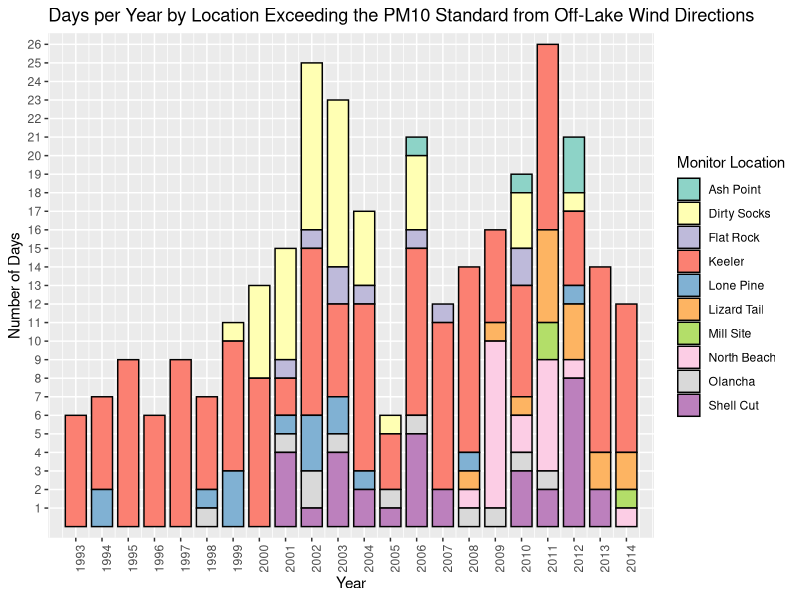
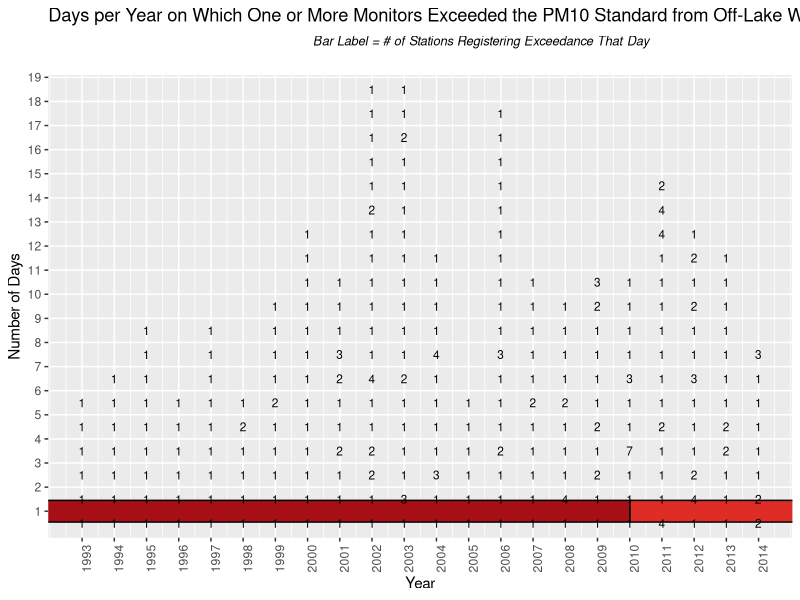
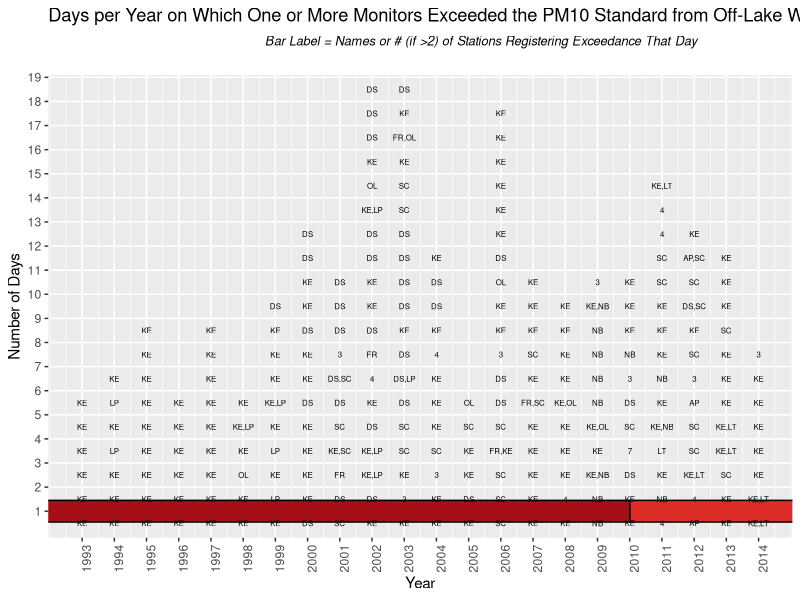

Here is the R script that generated these plots, in order:
library(plyr)
library(dplyr)
library(ggplot2)

df1 <- read.csv(file="./data/exceed_pm10.csv")
df1$site <- factor(df1$site, levels=c("AP", "DS", "FR", "KE", "LP", "LT",
                                      "MI", "NB", "OL", "SC"), 
                   labels=c("Ash Point", "Dirty Socks", "Flat Rock", 
                            "Keeler", "Lone Pine", "Lizard Tail", 
                            "Mill Site", "North Beach", "Olancha", 
                            "Shell Cut"))

temp <- df1 %>% group_by(year) %>% 
  summarize(count = length(pm10))
p1 <- df1 %>% 
  ggplot(aes(year)) +
  geom_bar(aes(fill=site), color="black", width=.8) +
  ggtitle("Days per Year by Location Exceeding the PM10 Standard from Off-Lake Wind Directions") +
  ylab("Number of Days") + xlab("Year") +
  scale_fill_brewer(name="Monitor Location", palette="Set3") +
  scale_y_discrete(breaks=c(1:max(temp$count)), limits=c(1:max(temp$count))) +
  scale_x_continuous(breaks=c(min(temp$year):max(temp$year))) + 
  coord_cartesian(xlim=c(min(temp$year), max(temp$year))) +
  #  geom_smooth(data=temp, aes(x=year, y=count), method="lm", se=FALSE) +
  theme(axis.text.x = element_text(angle = 90, hjust = 1))

summary_df <- df1 %>% group_by(year, day) %>% 
  summarize(count = length(pm10), temp=1)
for (i in 1:nrow(summary_df)){
  summary_df$year_index[i] <- match(summary_df$day[i],
                                    filter(summary_df, year==summary_df$year[i])$day)
}
summary_df$year_index <- factor(summary_df$year_index)
maxx2 <- as.numeric(levels(summary_df$year_index)[length(levels(summary_df$year_index))])
# calculate midpoints of bars (simplified using comment by @DWin)
summary_df <- ddply(summary_df, .(year), 
                    transform, pos = cumsum(temp) - (0.5 * temp)
                    )
temp2 <- df1  %>% group_by(year) %>% 
  summarize(count = length(pm10))
p2 <- ggplot(summary_df, aes(x=year, y=temp)) +
  geom_bar(aes(fill=factor(count)), color="black", stat="identity") +
  geom_text(aes(label = count, y = pos), size = 3) +
  theme(legend.position='none') +
  scale_x_continuous(breaks=c(min(temp$year):max(temp$year))) +
  coord_cartesian(xlim=c(min(temp$year), max(temp$year))) +
  ggtitle(expression(atop("Days per Year on Which One or More Monitors Exceeded the PM10 Standard from Off-Lake Wind Directions", 
                          atop(italic("Bar Label = # of Stations Registering Exceedance That Day"),"")))) +
ylab("Number of Days") + xlab("Year") +
scale_fill_brewer(name="Monitor Location", palette="Reds") +
scale_y_discrete(breaks=c(1:maxx2), limits=c(1:maxx2)) +
#geom_smooth(data=temp2, aes(x=year, y=count), method="lm", se=FALSE) +
theme(axis.text.x = element_text(angle = 90, hjust = 1))

ggsave("plot1.png", plot=p1, path="./output/", width=9, height=6,
       units="in", dpi=300)
ggsave("plot2.png", plot=p2, path="./output/", width=9.5, height=6,
       units="in", dpi=300)

# evertthing below here is an alternate of plot 2, showing site labels in lieu 
# of count for number of sites showing exceedance
df1_alt <- df1
df1_alt$site <- factor(df1_alt$site, 
                   levels=c("Ash Point", "Dirty Socks", "Flat Rock", 
                            "Keeler", "Lone Pine", "Lizard Tail", 
                            "Mill Site", "North Beach", "Olancha", 
                            "Shell Cut"),
                           labels=c("AP", "DS", "FR", "KE", "LP", "LT", 
                                    "MI", "NB", "OL", "SC"))
summary_alt <- df1_alt %>% group_by(year, day) %>% 
  summarize(count = length(pm10), temp=1,
            sites = paste(unique(site), collapse=","))
for (i in 1:nrow(summary_alt)){
  summary_alt$year_index[i] <- match(summary_alt$day[i],
                                    filter(summary_alt, year==summary_alt$year[i])$day)
}
summary_alt$year_index <- factor(summary_alt$year_index)
maxx2 <- as.numeric(levels(summary_alt$year_index)[length(levels(summary_alt$year_index))])
# calculate midpoints of bars (simplified using comment by @DWin)
summary_alt <- ddply(summary_alt, .(year), 
                    transform, pos = cumsum(temp) - (0.5 * temp)
                    )
for (i in 1:nrow(summary_alt)){
  summary_alt$temp2[i] <- ifelse(summary_alt$count[i] > 2,
                                 summary_alt$count[i],
                                summary_alt$sites[i]) 
}

p2_alt <- ggplot(summary_alt, aes(x=year, y=temp)) +
  geom_bar(aes(fill=factor(count)), color="black", stat="identity") +
  geom_text(aes(label = temp2, y = pos), size = 2) +
  theme(legend.position='none') +
  scale_x_continuous(breaks=c(min(temp$year):max(temp$year))) +
  coord_cartesian(xlim=c(min(temp$year), max(temp$year))) +
  ggtitle(expression(atop("Days per Year on Which One or More Monitors Exceeded the PM10 Standard from Off-Lake Wind Directions", 
                          atop(italic("Bar Label = Names or # (if >2) of Stations Registering Exceedance That Day"),"")))) +
ylab("Number of Days") + xlab("Year") +
scale_fill_brewer(name="Monitor Location", palette="Reds") +
scale_y_discrete(breaks=c(1:maxx2), limits=c(1:maxx2)) +
#geom_smooth(data=temp2, aes(x=year, y=count), method="lm", se=FALSE) +
theme(axis.text.x = element_text(angle = 90, hjust = 1))

ggsave("plot2_alt.png", plot=p2_alt, path="./output/", width=9.5, height=6,
       units="in", dpi=300)
